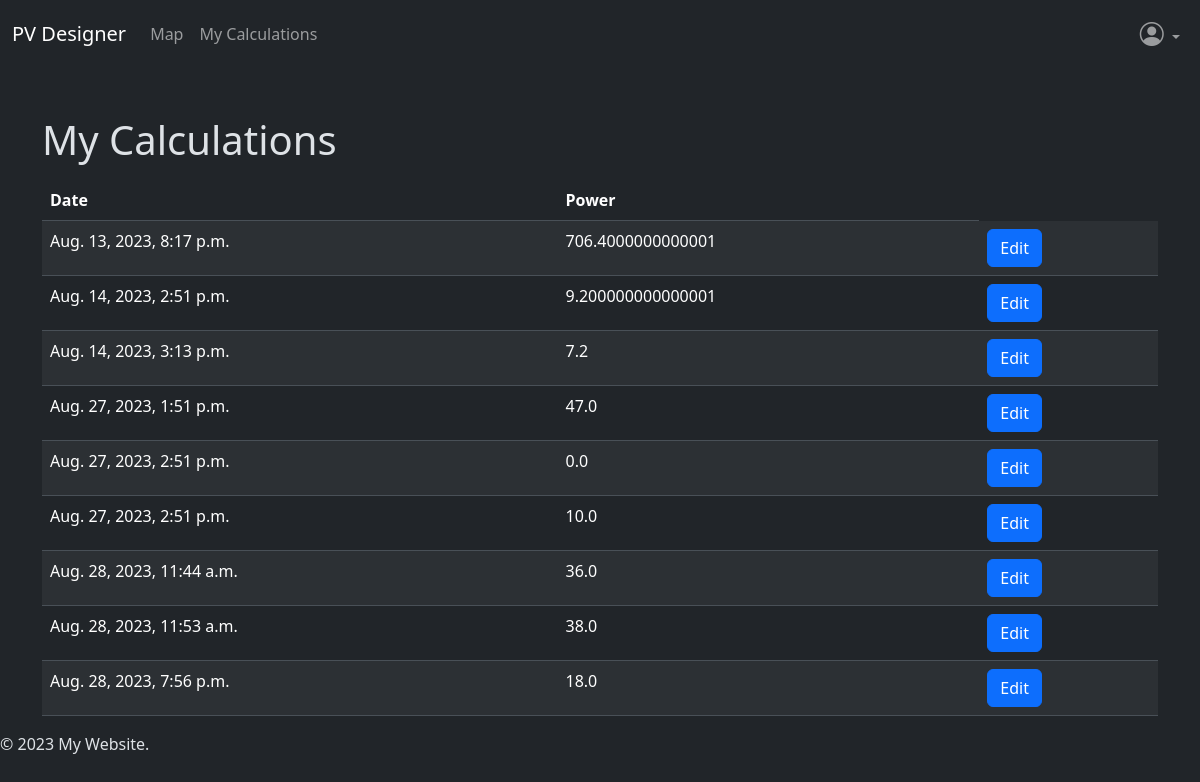
The app's page /calculations/ (signed in), older data.
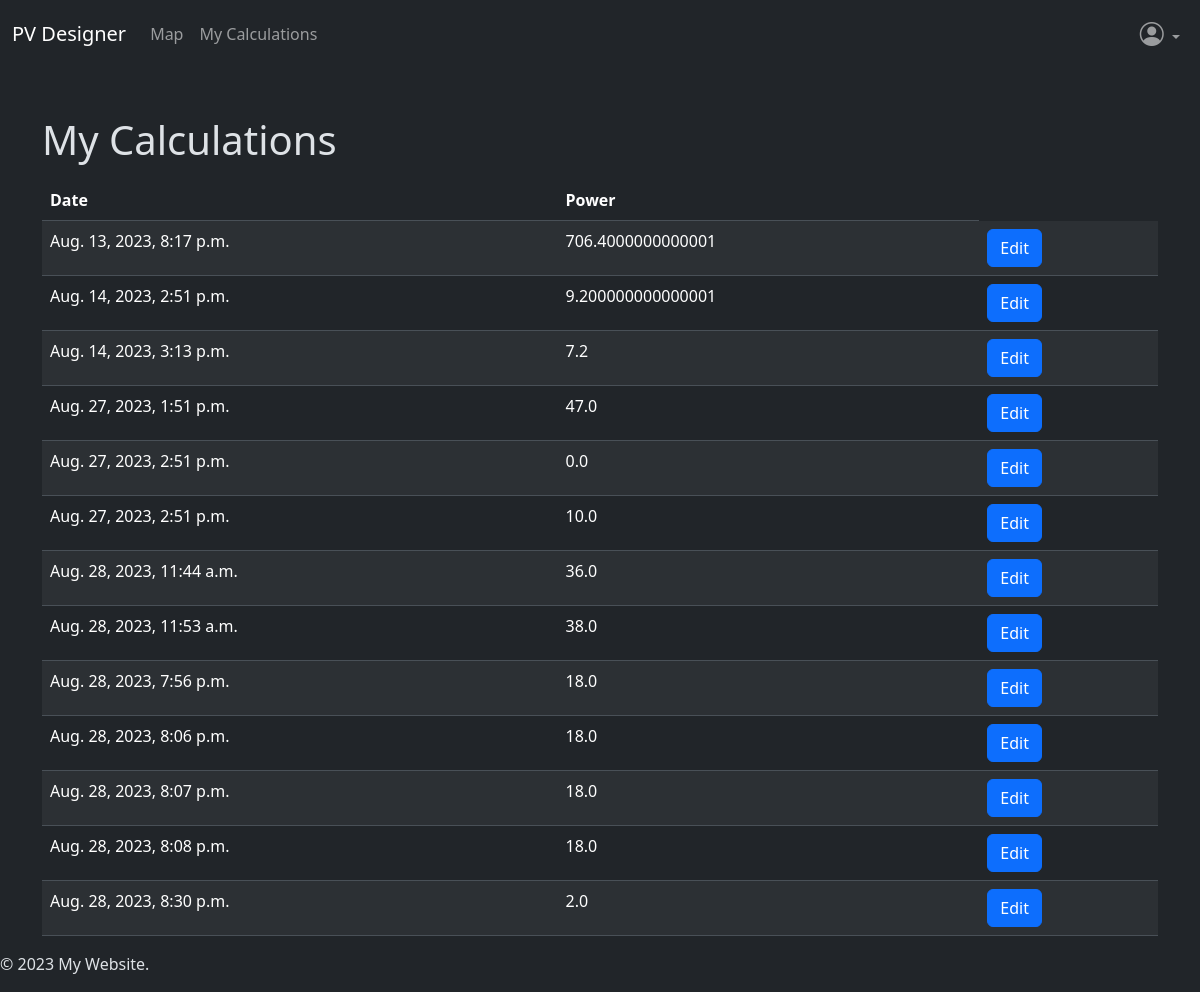
The same page, newer data.
### web_pv_designer/models.py (models this page shows, shortened)
class SolarPVCalculator(models.Model):
    user = models.ForeignKey(CustomUser, on_delete=models.CASCADE, null=True)
    installed_peak_power = models.FloatField()
    system_loss = models.FloatField()
    mounting_position = models.CharField(max_length=20, choices=(
        ('option1', 'Free standing'),
        ('option2', 'Roof added'),
    ))
    slope = models.FloatField()
    azimuth = models.FloatField()
    optimize_slope = models.BooleanField(default=False)
    optimize_slope_and_azimuth = models.BooleanField(default=False)
    pv_electricity_price = models.BooleanField(default=False)
    pv_system_cost = models.FloatField(blank=True, null=True)
    interest = models.FloatField(blank=True, null=True)
    lifetime = models.IntegerField(blank=True, null=True)
    latitude = models.FloatField(blank=True, null=True)
    longitude = models.FloatField(blank=True, null=True)
    created_at = models.DateTimeField(auto_now_add=True)
    map_data = models.ForeignKey(MapData, on_delete=models.CASCADE, null=True)

### web_pv_designer/views.py (the view)
# urls.py: path('calculations/', views.calculations_list, name='calculations'),
def calculations_list(request):
    records = SolarPVCalculator.objects.filter(user=request.user)
    context = {'records': records}
    return render(request, 'user_calculations.html', context)

### web_pv_designer/templates/user_calculations.html
{% extends 'base.html' %}
{% block content %}
    <div class="container mt-5">
        <h1>My Calculations</h1>
        <table class="table table-striped mt-3">
            <thead>
            <tr>
                <th>Date</th>
                <th>Power</th>
            </tr>
            </thead>
            <tbody>
            {% for record in records %}
                <tr>
                    <td>{{ record.created_at }}</td>
                    <td>{{ record.installed_peak_power }}</td>
                    <td><a href="{% url 'map' %}?record_id={{ record.map_data.id }}" class="btn btn-primary">Edit</a></td>
                </tr>
            {% endfor %}
            </tbody>
        </table>
    </div>
{% endblock %}

### web_pv_designer/templates/base.html (shortened to what this page needs)
<!DOCTYPE html>
<html data-bs-theme="dark">
{% load static %}
<head>
    <link href="https://cdn.jsdelivr.net/npm/bootstrap@5.3.1/dist/css/bootstrap.min.css" rel="stylesheet"
>
    <link href="https://cdn.jsdelivr.net/npm/bootstrap-icons@1.7.2/font/bootstrap-icons.css" rel="stylesheet">
    <link rel="stylesheet" href="{% static 'style.css' %}">
</head>
<body>
<header>
    <nav class="navbar navbar-expand-lg navbar-dark bg-dark" id="main_nav">
        <div class="container-fluid">
            <a class="navbar-brand" href="{% url 'home' %}">PV Designer</a>
            <div class="collapse navbar-collapse" id="navbarNav">
                <ul class="navbar-nav me-auto mb-2 mb-lg-0">
                    <li class="nav-item">
                        <a class="nav-link" href="{% url 'map' %}">Map</a>
                    </li>
                    <li class="nav-item">
                        <a class="nav-link" href="{% url 'calculations' %}">My Calculations</a>
                    </li>
                </ul>
                <ul class="navbar-nav">
                    {% if user.is_authenticated %}
                        <li class="nav-item dropdown">
                            <a class="nav-link dropdown-toggle" href="#" id="userDropdown" role="button"
                               data-bs-toggle="dropdown" aria-expanded="false">
                                <i class="bi bi-person-circle" style="font-size: 24px;"></i>
                            </a>
                        </li>
                    {% endif %}
                </ul>
            </div>
        </div>
    </nav>
</header>
<main>
    {% block content %}{% endblock %}
</main>
<footer>
    <p>&copy; {% now "Y" %} My Website.</p>
</footer>
</body>
</html>

Row changes from the older to the newer data that the page shows:
added SolarPVCalculator: created_at "Aug. 28, 2023, 8:06 p.m.", installed_peak_power "18.0"
added SolarPVCalculator: created_at "Aug. 28, 2023, 8:07 p.m.", installed_peak_power "18.0"
added SolarPVCalculator: created_at "Aug. 28, 2023, 8:08 p.m.", installed_peak_power "18.0"
added SolarPVCalculator: created_at "Aug. 28, 2023, 8:30 p.m.", installed_peak_power "2.0"
